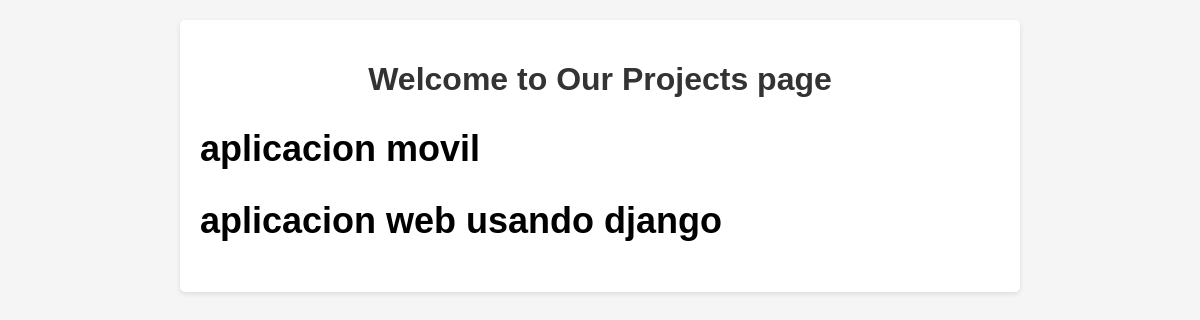
The app's page /projects/, older data.
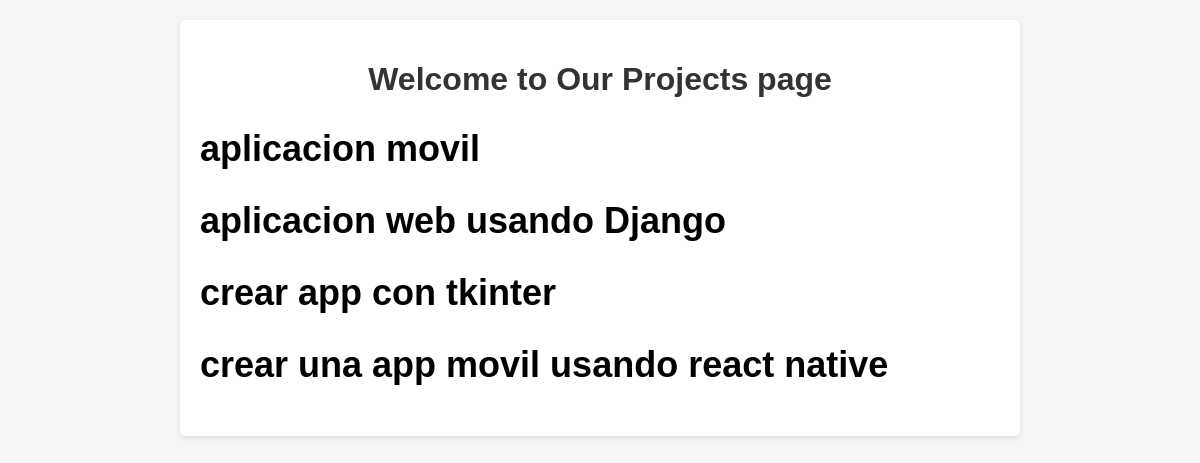
The same page, newer data.
### myapp/models.py (models this page shows, shortened)
class Project(models.Model):
    name = models.CharField(max_length=200)

### myapp/views.py (the view)
# urls.py: path('projects/', views.projects),
def projects(request):
    projects = Project.objects.all()
    return render(request, 'projects.html', {
        'projects': projects
    })

### myapp/templates/projects.html (shortened to what this page needs)
<!DOCTYPE html>
<html lang="en">
<head>
</head>
<body>
    <div class="container">
        <h1>Welcome to Our Projects page</h1>
        <h2>
            {% for project in projects %}
            <div>
                <h2>{{project.name}}</h2>
            </div>
            {% endfor %}
        </h2>
    </div>
</body>
</html>

Row changes from the older to the newer data that the page shows:
changed Project: name "aplicacion web usando django" → "aplicacion web usando Django"
added Project: name "crear app con tkinter"
added Project: name "crear una app movil usando react native"
